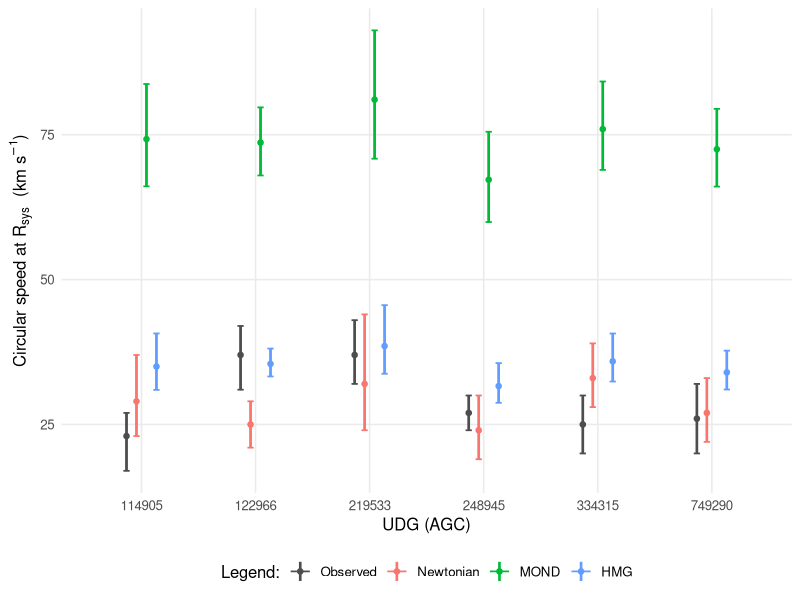
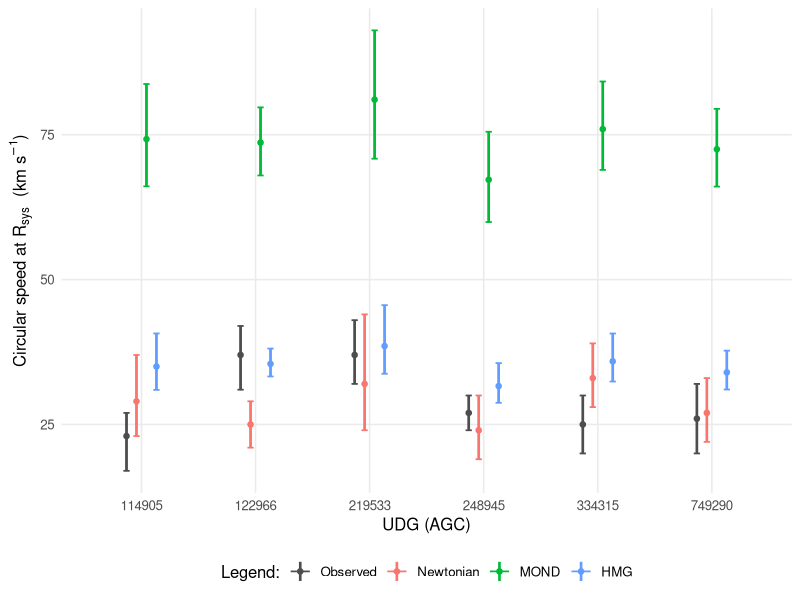

The R script that drew these images, in order:
# ===============================
# GLOBAL single d0 fit (vectorized)
# ===============================
factor_error = 1

# -- anchors (keep your choices)
gamma_U_deg   <- 60
gamma_cen_deg <- 90
gammaU_s2     <- sin(pi*gamma_U_deg/180)^2
gammacen_s2   <- sin(pi*gamma_cen_deg/180)^2


# -----------------------
# Physical constants (SI)
# -----------------------
G_SI       <- 6.67430e-11           # m^3 kg^-1 s^-2
Msun_SI    <- 1.98847e30            # kg
c_SI       <- 2.99792458e8          # m s^-1
yr_SI      <- 365.25*24*3600        # s
Gyr_SI     <- 1e9*yr_SI
kpc_SI     <- 3.085677581e19        # m
kmps       <- 1e3                   # m/s per (km/s)

# -----------------------
# Cosmology / timescale
# -----------------------
t0_Gyr <- 13.8             # you can change this if you want
t0_SI  <- t0_Gyr * Gyr_SI
a_ct   <- c_SI / t0_SI     # c / t0 (m s^-2)


suppressPackageStartupMessages({
  library(tibble); library(dplyr); library(purrr); library(stringr)
})

udg <- tribble(
  ~AGC,   ~Distance_Mpc, ~Incl_deg, ~Rd_kpc, ~Rd_err_kpc, ~log10Mbar, ~log10Mbar_err, ~log10Mstar, ~log10Mstar_err, ~Mgas_over_Mstar, ~MHI_over_Mstar_plus, ~Mgas_over_Mstar_minus, ~Vcirc_kms, ~Vcirc_plus, ~Vcirc_minus, ~Rsys_kpc, ~vN_Rsys_kms, ~vN_Rsys_plus, ~vN_Rsys_minus,     
  114905, 76,            33,        1.79,    0.04,        9.21,       0.19,           8.30,        0.17,            7.1,               2.3,                   1.9,                    23,          4,           6,            8.02,           29,      8,     6,
  122966, 90,            34,        4.15,    0.19,        9.21,       0.13,           7.73,        0.12,            29.1,              7.0,                   11.9,                   37,          5,           6,            10.8,           25,     4,     4,
  219533, 96,            42,        2.35,    0.20,        9.36,       0.22,           8.04,        0.12,            19.7,              8.8,                   12.2,                   37,          6,           5,            9.78,           32,    12,     8,
  248945, 84,            66,        2.08,    0.07,        9.05,       0.19,           8.52,        0.17,            2.4,               0.8,                   1.6,                    27,          3,           3,            8.55,           24,     6,     5,
  334315, 73,            52,        3.76,    0.14,        9.25,       0.16,           7.93,        0.12,            23.7,              5.9,                   9.8,                    25,          5,           5,            8.49,           33,     6,     5,
  749290, 97,            39,        2.38,    0.14,        9.17,       0.15,           8.32,        0.13,            6.1,               1.7,                   2.9,                    26,          6,           6,            8.47,            27,     6,     5
)

# -- rho_vac (as you had)
rho_vac_SI <- (function(H0_km_s_Mpc = 70, Omega_L = 0.69) {
  MPC_TO_M <- 3.085677581e22
  H0_SI    <- (H0_km_s_Mpc*1000) / MPC_TO_M
  rho_crit <- 3*H0_SI^2/(8*pi*G_SI)
  Omega_L * rho_crit
})()

# -------------- Vectorized helpers --------------
vN_vec <- function(Mbar_Msun, R_kpc){
  M_kg <- Mbar_Msun * Msun_SI
  r_m  <- R_kpc * kpc_SI
  sqrt(G_SI * M_kg / r_m) / kmps
}
vH_vec <- function(R_kpc){ (R_kpc*kpc_SI / t0_SI) / kmps }

epsilon_from_dist0_vec <- function(log10Mbar, R_kpc, dist0){
  Mbar_kg <- 10^log10Mbar * Msun_SI
  R_m     <- dist0 * R_kpc * kpc_SI
  rho_nei <- (3 * Mbar_kg) / (4*pi*R_m^3)
  sqrt(pmax(rho_nei/rho_vac_SI + 1/6, 0))
}

gamma_sys_from_eps_vec <- function(eps_H, vN_kms, vH_kms){
  num  <- 2*vN_kms^2 - (eps_H^2)*vH_kms^2
  den  <- 2*vN_kms^2 + (eps_H^2)*vH_kms^2
  frac <- abs(num/den)
  sin2 <- pmin(pmax(gammaU_s2 + (gammacen_s2 - gammaU_s2)*frac, 0), 1)
  asin(sqrt(sin2))  # radians
}

vC_from_gamma0_vec <- function(vN_kms, R_kpc, gamma_sys_rad){
  # gamma0 = 1 / (cos(gamma_sys)/gamma_sys) = gamma_sys / cos(gamma_sys)
  g0    <- pmax(gamma_sys_rad, 1e-12) / pmax(cos(gamma_sys_rad), 1e-30)
  aN    <- ((vN_kms*kmps)^2) / (R_kpc*kpc_SI)            # m/s^2
  aC    <- sqrt(pmax(0, aN^2 + abs(aN) * (2*c_SI)/(g0*t0_SI)))  # m/s^2
  sqrt(aC * (R_kpc*kpc_SI)) / kmps                       # km/s
}

sigma_eff_2x <- function(residual, e_plus, e_minus){
  factor_error * ifelse(residual >= 0, pmax(e_plus, 1e-6), pmax(e_minus, 1e-6))
}

# -------------- Data vectors --------------
Rsys  <- udg$Rsys_kpc
Mbar  <- 10^udg$log10Mbar
logM  <- udg$log10Mbar
sigM  <- udg$log10Mbar_err
Vobs  <- udg$Vcirc_kms
eplus <- udg$Vcirc_plus
eminus<- udg$Vcirc_minus

# Precompute vH (independent of d0)
vH_R  <- vH_vec(Rsys)

# -------------- chi2_total(d0) --------------
chi2_total <- function(d0){
  vN   <- vN_vec(Mbar, Rsys)
  eps  <- epsilon_from_dist0_vec(logM, Rsys, d0)
  gsys <- gamma_sys_from_eps_vec(eps, vN, vH_R)
  vC   <- vC_from_gamma0_vec(vN, Rsys, gsys)
  r    <- vC - Vobs
  se   <- sigma_eff_2x(r, eplus, eminus)
  sum((r/se)^2)
}

# -------------- Optimize global d0 --------------
bounds <- c(0.1, 5e2)   # start broad
opt    <- optimize(chi2_total, interval = bounds, tol = 1e-6)
d0_hat <- opt$minimum
chi2min<- opt$objective
Ndof   <- length(Vobs) - 1
chi2_min = chi2min

# -------------- Find Δχ²=+1 bounds with geometric expansion --------------
#### pick one: #####
# DELTA_CHI2 <- 1.00      # (your current choice: 68% two-sided / ~84% one-sided)
DELTA_CHI2 <- 2.71    # 95% one-sided lower limit
# DELTA_CHI2 <- 3.84    # 95% two-sided CI

target <- chi2min + DELTA_CHI2

expand_find <- function(side = c("lo","hi"), max_expand = 60, factor = 2){
  side <- match.arg(side)
  if (side == "lo"){
    a <- bounds[1]; b <- d0_hat
    fa <- chi2_total(a) - target; fb <- chi2_total(b) - target
    # if no sign change, try expanding the left bound downward geometrically
    step <- 1
    while (fa*fb > 0 && step <= max_expand){
      a <- max(1e-6, a/factor)
      fa <- chi2_total(a) - target
      step <- step + 1
      if (a <= 1e-6) break
    }
    if (fa*fb > 0) return(NA_real_)
    uniroot(function(x) chi2_total(x) - target, interval = c(a,b))$root
  } else {
    a <- d0_hat; b <- bounds[2]
    fa <- chi2_total(a) - target; fb <- chi2_total(b) - target
    # expand right bound upward until we cross
    step <- 1
    while (fa*fb > 0 && step <= max_expand){
      b <- b*factor
      fb <- chi2_total(b) - target
      step <- step + 1
      if (b > 1e9) break
    }
    if (fa*fb > 0) return(NA_real_)
    uniroot(function(x) chi2_total(x) - target, interval = c(a,b))$root
  }
}

d0_lo <- expand_find("lo")
d0_hi <- expand_find("hi")

# -------------- Predicted vC at d0_hat (central) --------------
vN_hat   <- vN_vec(Mbar, Rsys)
eps_hat  <- epsilon_from_dist0_vec(logM, Rsys, d0_hat)
# Keep the asymptotic weak-coupling branch, but preserve vector length so the
# Monte Carlo loop remains valid even if the sample size changes.
eps_hat <- rep(sqrt(1/6), length(Vobs))
gsys_hat <- gamma_sys_from_eps_vec(eps_hat, vN_hat, vH_R)
vC_hat   <- vC_from_gamma0_vec(vN_hat, Rsys, gsys_hat)

# -------------- Predicted vC uncertainty via MC over log10 Mbar --------------
set.seed(123)
Nsamp <- 30000
vC_med  <- numeric(length(Vobs))
vC_p    <- numeric(length(Vobs))
vC_m    <- numeric(length(Vobs))

for (i in seq_along(Vobs)){
  logM_s <- rnorm(Nsamp, mean = logM[i], sd = sigM[i])
  M_s    <- 10^logM_s
  vN_s   <- vN_vec(M_s, Rsys[i])
  # (keep eps fixed at central logM for stability; if you want, recompute eps per draw)
  gsys_s <- gamma_sys_from_eps_vec(rep(eps_hat[i], Nsamp), vN_s, rep(vH_R[i], Nsamp))
  vC_s   <- vC_from_gamma0_vec(vN_s, rep(Rsys[i], Nsamp), gsys_s)
  qs     <- quantile(vC_s, c(0.16, 0.5, 0.84), na.rm = TRUE)
  vC_med[i] <- qs[2]; vC_p[i] <- qs[3]-qs[2]; vC_m[i] <- qs[2]-qs[1]
}

# -------------- Final comparison table --------------
compare_vc <- tibble(
  AGC = udg$AGC,
  Rsys_kpc = Rsys,
  Vcirc_obs_kms   = Vobs,
  Vcirc_plus_kms  = eplus,
  Vcirc_minus_kms = eminus,
  dist0_hat = d0_hat,
  vC_pred_kms      = vC_hat,
  vC_pred_plus_kms = vC_p,
  vC_pred_minus_kms= vC_m,
  residual_kms     = Vcirc_obs_kms - vC_pred_kms,
  # If you want a symmetric 2×σ for display only:
  sigma_obs_2x_sym = factor_error * 0.5 * (Vcirc_plus_kms + Vcirc_minus_kms),
  pull_sym         = residual_kms / pmax(sigma_obs_2x_sym, 1e-6)
)

# -------------- Per-galaxy chi2 contributions at d0_hat --------------
chi2_terms <- {
  r  <- vC_hat - Vobs
  se <- sigma_eff_2x(r, eplus, eminus)
  tibble(AGC = udg$AGC, residual = r, sigma_eff_2x = se, chi2_i = (r/se)^2)
}

# -------------- Summary --------------
summary_global <- data.frame(
  dist0_hat = d0_hat,
  dist0_lo  = d0_lo,
  dist0_hi  = d0_hi,
  chi2_min  = chi2min,
  Ndof      = Ndof,
  chi2_red  = chi2min / pmax(Ndof,1)
)

summary_global
compare_vc
chi2_terms
# write.csv(compare_vc, "global_dist0_compare_vc.csv", row.names = FALSE)

# Reduced chi-square and p-value
nu <- nrow(udg) - 1
chi2_red <- chi2_min / nu
pval <- 1 - pchisq(chi2_min, df = nu)
c(chi2_min = chi2_min, dof = nu, chi2_red = chi2_red, p_value = pval)

# Standardized residuals at d0_hat (sign-aware 2× sigma)
r   <- compare_vc$Vcirc_obs_kms - compare_vc$vC_pred_kms
sig <- factor_error * 0.5 * (compare_vc$Vcirc_plus_kms + compare_vc$Vcirc_minus_kms) # display-only symmetric alt.
z   <- r / pmax(sig, 1e-6)
z






# ============================================================
### MOND comparison at R_sys: v_circ^MOND vs v_N, v_C(HMG), Vcirc(obs) ####
# ============================================================

# ----- User choices -----
mond_mu <- "mls"   # options: "simple", "standard", "mls
a0_SI   <- 1.2e-10    # MOND acceleration scale (m/s^2); change if desired
Nsamp_mond <- 30000   # MC samples to propagate log10Mbar_err into vMOND

# ----- Vectorized helpers (reuse your constants) -----
vN_vec <- function(Mbar_Msun, R_kpc){
  M_kg <- Mbar_Msun * Msun_SI
  r_m  <- R_kpc * kpc_SI
  sqrt(G_SI * M_kg / r_m) / kmps
}

# --- MOND acceleration from a_N with chosen interpolating function ---
# mu options: "simple", "standard", "mls" (McGaugh–Lelli–Schombert / RAR)
mond_acc_from_aN <- function(aN, a0 = 1.2e-10, mu = c("simple","standard","mls")){
  mu <- match.arg(mu)
  aN <- pmax(aN, 0)  # safety
  
  if (mu == "simple"){
    # mu(x) = x/(1+x)  ->  a = 0.5*(aN + sqrt(aN^2 + 4 aN a0))
    0.5*(aN + sqrt(aN^2 + 4*aN*a0))
    
  } else if (mu == "standard"){
    # mu(x) = x/sqrt(1+x^2)  ->  solve for a; let A=a^2:
    # A^2 - aN^2 A - aN^2 a0^2 = 0  ->  A = 0.5*(aN^2 + sqrt(aN^4 + 4 aN^2 a0^2))
    A <- 0.5*( aN^2 + sqrt(aN^4 + 4*aN^2*a0^2) )
    sqrt(A)
    
  } else {  # "mls" (RAR-inspired): g = g_N / (1 - exp(-sqrt(g_N/a0)))
    denom <- 1 - exp(-sqrt(pmax(aN, 0)/a0))
    # guard extremely small denom to avoid blow-ups at machine precision
    denom <- pmax(denom, 1e-12)
    aN / denom
  }
}

# --- Vectorized MOND circular speed at R_sys (km/s) ---
vMOND_vec <- function(Mbar_Msun, R_kpc, mu = "mls", a0 = 1.2e-10){
  r_m <- R_kpc * kpc_SI
  # Newtonian a_N from baryons
  vN  <- {
    M_kg <- Mbar_Msun * Msun_SI
    r_mx <- R_kpc * kpc_SI
    sqrt(G_SI * M_kg / r_mx) / kmps
  }
  aN  <- (vN*kmps)^2 / r_m
  aM  <- mond_acc_from_aN(aN, a0 = a0, mu = mu)
  sqrt(aM * r_m) / kmps
}


# ----- Central MOND prediction (no MC) -----
Rsys  <- udg$Rsys_kpc
Mbar  <- 10^udg$log10Mbar
Vobs  <- udg$Vcirc_kms
eplus <- udg$Vcirc_plus
eminus<- udg$Vcirc_minus

vN_Rsys_kms   <- vN_vec(Mbar, Rsys)
vMOND_kms     <- vMOND_vec(Mbar, Rsys, mu = mond_mu, a0 = a0_SI)

#  chi2--------------

se <- ifelse(vMOND_kms - Vobs>=0, eplus, eminus)
sum(((vMOND_kms - Vobs)/se)^2)
sum(((vMOND_kms - Vobs)/(2*se))^2)

se <- ifelse(vN_Rsys_kms - Vobs>=0, eplus, eminus)
sum(((vN_Rsys_kms - Vobs)/se)^2)
sum(((vN_Rsys_kms - Vobs)/(2*se))^2)

se <- ifelse(vC_hat - Vobs>=0, eplus, eminus)
sum(((vC_hat - (Vobs+eplus))/se)^2)
sum(((vC_hat - (Vobs))/(2*se))^2)

# If you already computed HMG global prediction as 'compare_vc$vC_pred_kms', reuse it.
# Otherwise, you can omit it or set to NA here:
vHMG_kms <- if (exists("compare_vc")) compare_vc$vC_pred_kms else rep(NA_real_, length(Vobs))

# ----- Uncertainty on vMOND from log10Mbar_err (Monte Carlo) -----
set.seed(123)
logM  <- udg$log10Mbar
sigM  <- udg$log10Mbar_err

vMOND_med  <- numeric(length(Vobs))
vMOND_p    <- numeric(length(Vobs))
vMOND_m    <- numeric(length(Vobs))

for (i in seq_along(Vobs)){
  logM_s <- rnorm(Nsamp_mond, mean = logM[i], sd = sigM[i])
  M_s    <- 10^logM_s
  v_s    <- vMOND_vec(M_s, Rsys[i], mu = mond_mu, a0 = a0_SI)
  qs     <- quantile(v_s, c(0.16, 0.5, 0.84), na.rm = TRUE)
  vMOND_med[i] <- qs[2]; vMOND_p[i] <- qs[3]-qs[2]; vMOND_m[i] <- qs[2]-qs[1]
}

# ----- Build comparison table -----
compare_models <- tibble::tibble(
  AGC = udg$AGC,
  Rsys_kpc = Rsys,
  # Observed
  Vcirc_obs_kms   = Vobs,
  Vcirc_plus_kms  = eplus,
  Vcirc_minus_kms = eminus,
  # Newtonian
  vN_Rsys_kms = vN_Rsys_kms,
  # MOND (central and 1-sigma from Mbar)
  vMOND_med_kms    = vMOND_med,
  vMOND_plus_kms   = vMOND_p,
  vMOND_minus_kms  = vMOND_m,
  # HMG (if available)
  vHMG_kms = vHMG_kms
) %>%
  mutate(
    res_N   = Vcirc_obs_kms - vN_Rsys_kms,
    res_MOND= Vcirc_obs_kms - vMOND_med_kms,
    res_HMG = ifelse(is.na(vHMG_kms), NA_real_, Vcirc_obs_kms - vHMG_kms)
  )

compare_models
# write.csv(compare_models, "compare_vN_vMOND_vHMG.csv", row.names = FALSE)




# ============================================================
##### Barplot: compare v_circ (Obs, Newtonian, MOND, HMG) with errors #####
# Requires: compare_vc, compare_models, udg (as built earlier)
# ============================================================
suppressPackageStartupMessages({
  library(dplyr); library(tidyr); library(ggplot2); library(forcats)
})

# ---- Assemble a tidy table with central values + asym. errors ----
obs_df <- compare_models %>%
  transmute(
    AGC,
    model = "Observed",
    value = Vcirc_obs_kms,
    err_plus = Vcirc_plus_kms,
    err_minus = Vcirc_minus_kms
  )

newt_df <- udg %>%
  transmute(
    AGC,
    model = "Newtonian",
    value = vN_Rsys_kms,
    err_plus = coalesce(vN_Rsys_plus, 0),
    err_minus = coalesce(vN_Rsys_minus, 0)
  )

# Use MOND MC median ± (84-50, 50-16); switch to vMOND_kms if you prefer formula central
mond_df <- compare_models %>%
  transmute(
    AGC,
    model = "MOND",
    value = vMOND_med_kms,
    err_plus = vMOND_plus_kms,
    err_minus = vMOND_minus_kms
  )

hmg_df <- compare_vc %>%
  transmute(
    AGC,
    model = "HMG",
    value = vC_pred_kms,
    err_plus = vC_pred_plus_kms,
    err_minus = vC_pred_minus_kms
  )

beard_df <- bind_rows(obs_df, newt_df, mond_df, hmg_df) %>%
  filter(is.finite(value)) %>%
  mutate(
    AGC   = factor(AGC, levels = sort(unique(AGC))),
    model = factor(model, levels = c("Observed","Newtonian","MOND","HMG")),
    ymin  = pmax(0, value - err_minus),
    ymax  = value + err_plus
  )

# ---- Beardplot: 0-based bars + whiskers + center marker ----
pd <- position_dodge(width = 0.35)   # ← barbas más juntas

default_cols <- scales::hue_pal()(length(unique(beard_df$model))-1)

cols <- default_cols
cols <- c("gray30", cols)
names(cols) <- sort(unique(beard_df$model))

p_beard <- ggplot(beard_df, aes(x = AGC, y = value, fill = model, color = model)) +
  geom_linerange(aes(ymin = ymin, ymax = ymax), position = pd, linewidth = 0.9) +
  geom_errorbar(aes(ymin = ymin, ymax = ymax), position = pd, width = 0.22, linewidth = 0.6) +
  geom_point(position = pd, size = 1.7, stroke = 0.4) +
  labs(
    x = "UDG (AGC)",
    y = expression(paste("Circular speed at ", R[sys], "  (km s"^{-1},")")),
    fill = "Legend:",
    color = "Legend:",
    title = NULL
  ) +
  scale_color_manual(values = cols) +
  scale_fill_manual(values = cols) +
  scale_x_discrete(expand = expansion(mult = c(0.14, 0.14))) +  # ← bloques más separados
  theme_minimal(base_size = 12) +
  theme(
    legend.position = "bottom",
    panel.grid.minor = element_blank()
  )

print(p_beard)

ruta = "C:/Users/rober/OneDrive/Documents/Codex_Portatil/hmg_udg_article/"

# ---- Optional: export ----
ggsave(paste0(ruta,"vcirc_beardplot.png"), plot = p_beard, width = 9, height = 5, dpi = 300)
